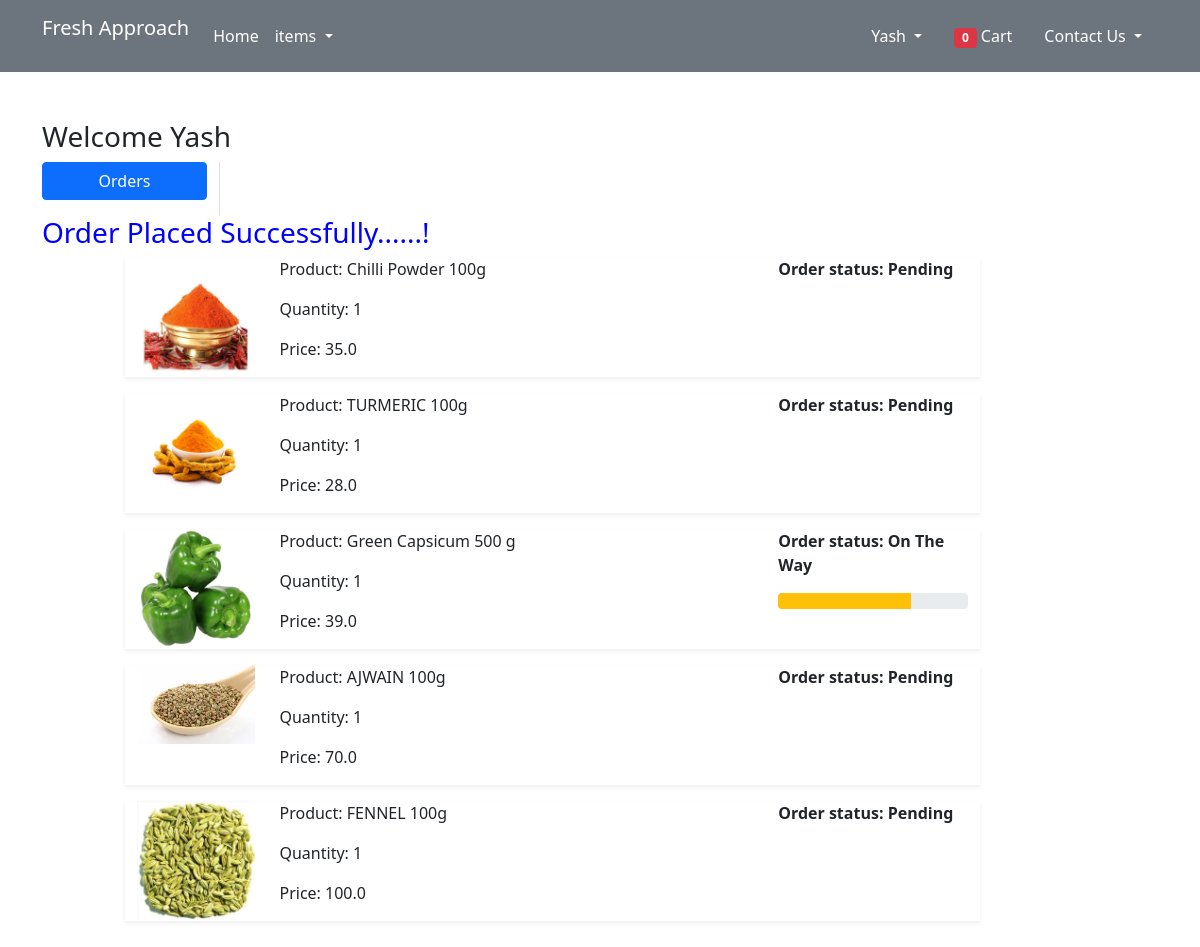
Before: /orders/ (signed in) with the older database file.
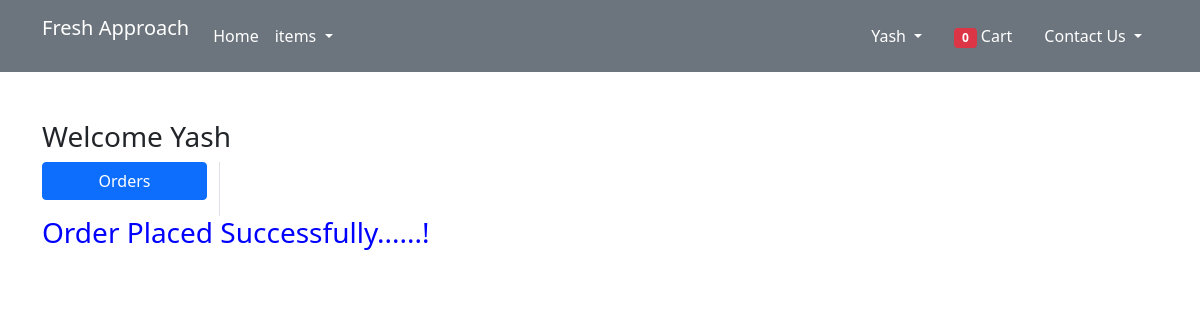
After: the same page with the newer database file.
### app/models.py (models this page shows, shortened)
class OrderPlaced(models.Model):
    user = models.ForeignKey(User, on_delete=models.CASCADE)
    customer = models.ForeignKey(Customer, on_delete=models.CASCADE)
    product = models.ForeignKey(Product, on_delete=models.CASCADE)
    quantity = models.PositiveIntegerField(default=1)
    ordered_date = models.DateTimeField(auto_now_add=True)
    status = models.CharField(max_length=50, choices=STATUS_CHOICES, default='Pending')
    @property
    def total_cost(self):
        return self.quantity * self.product.discounted_price

class Product(models.Model):
    title = models.CharField(max_length=100)
    selling_price = models.FloatField()
    discounted_price = models.FloatField()
    description = models.TextField()
    brand = models.CharField(max_length=100)
    category = models.CharField(choices=CATEGORY_CHOICES, max_length=2)
    product_image = models.ImageField(upload_to='productimg')

### app/views.py (the view)
# urls.py: path('orders/', views.orders, name='orders'),
@login_required
def orders(request):
    totalitem = 0
    op = OrderPlaced.objects.filter(user=request.user)
    if request.user.is_authenticated:
        totalitem = len(Cart.objects.filter(user=request.user))
    return render(request, 'app/orders.html', {'order_placed': op, 'totalitem': totalitem})

### app/templates/app/orders.html (shortened to what this page needs)
{% extends 'app/base.html' %}
{% load static %}
{% block main-content %}
<div class="container my-5">
 <div class="row">
 <h3>Welcome <span class="text-capitalize">{{request.user}}</span></h3>
  <div class="col-sm-2 border-end">
   <ul class="list-unstyled">
    <li class="d-grid"><a href="{% url 'orders' %}" class="btn btn-primary">Orders</a></li>
   </ul>
  </div>
  <h3><span style="color:blue;">Order Placed Successfully......!</span></h3>
  <div class="col-sm-9 offset-sm-1">
   {% for op in order_placed %}
   <div class="row shadow-sm mb-3">
    <div class="col-sm-2">
     <img src="{{op.product.product_image.url}}" alt="" srcset="" class="img-fluid" height="150" width="150">
    </div>
    <div class="col-sm-7">
     <p>Product: {{op.product.title}}</p>
     <p>Quantity: {{op.quantity}}</p>
     <p>Price: {{op.total_cost}}</p>
    </div>
    <div class="col-sm-3 fw-bold">
     <p>Order status: {{op.status}}</p>
       {% if op.status == 'On The Way' %}
      <div class="progress">
       <div class="progress-bar bg-warning" role="progressbar" style="width: 70%" aria-valuenow="70" aria-valuemin="0" aria-valuemax="100"></div>
      </div>
       {% endif %}
      </div>
    </div>
       {% endfor %}
  </div>
  </div>
 </div>
{% endblock main-content %}

Changed rows visible on the page:
removed OrderPlaced: product.product_image (picture), product "Chilli Powder 100g", quantity "1", total_cost "35.0", status "Pending"
removed OrderPlaced: product.product_image (picture), product "TURMERIC 100g", quantity "1", total_cost "28.0", status "Pending"
removed OrderPlaced: product.product_image (picture), product "Green Capsicum 500 g", quantity "1", total_cost "39.0", status "On The Way"
removed OrderPlaced: product.product_image (picture), product "AJWAIN 100g", quantity "1", total_cost "70.0", status "Pending"
removed OrderPlaced: product.product_image (picture), product "FENNEL 100g", quantity "1", total_cost "100.0", status "Pending"
